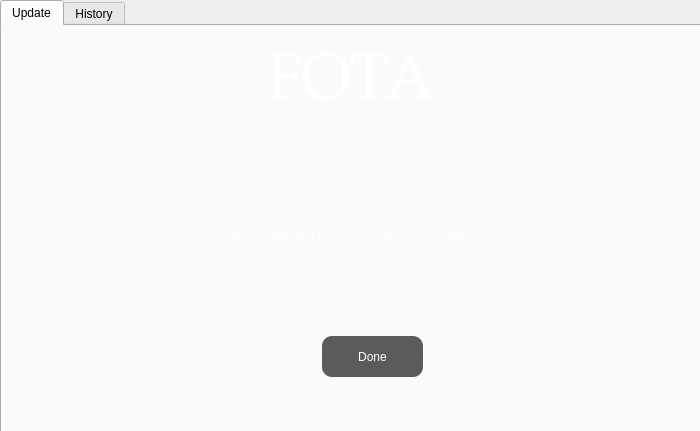
<?xml version="1.0" encoding="UTF-8"?>
<ui version="4.0">
 <class>Dialog</class>
 <widget class="QDialog" name="Dialog">
  <property name="geometry">
   <rect>
    <x>0</x>
    <y>0</y>
    <width>700</width>
    <height>431</height>
   </rect>
  </property>
  <property name="maximumSize">
   <size>
    <width>710</width>
    <height>437</height>
   </size>
  </property>
  <property name="windowTitle">
   <string>Dialog</string>
  </property>
  <widget class="QLabel" name="label">
   <property name="geometry">
    <rect>
     <x>-4</x>
     <y>-8</y>
     <width>711</width>
     <height>441</height>
    </rect>
   </property>
   <property name="text">
    <string/>
   </property>
   <property name="pixmap">
    <pixmap resource="img.qrc">:/icons/img/Siemens_AISIN_Capital_.jpg</pixmap>
   </property>
   <property name="scaledContents">
    <bool>true</bool>
   </property>
  </widget>
  <widget class="QTabWidget" name="tabWidget">
   <property name="geometry">
    <rect>
     <x>0</x>
     <y>0</y>
     <width>711</width>
     <height>441</height>
    </rect>
   </property>
   <property name="layoutDirection">
    <enum>Qt::LeftToRight</enum>
   </property>
   <property name="styleSheet">
    <string notr="true">font: 75 12pt &quot;MS Shell Dlg 2&quot;;</string>
   </property>
   <property name="currentIndex">
    <number>0</number>
   </property>
   <widget class="QWidget" name="tab">
    <attribute name="icon">
     <iconset resource="img.qrc">
      <normaloff>:/icons/img/service.png</normaloff>:/icons/img/service.png</iconset>
    </attribute>
    <attribute name="title">
     <string>Update</string>
    </attribute>
    <widget class="QLabel" name="imglabel">
     <property name="geometry">
      <rect>
       <x>0</x>
       <y>-2</y>
       <width>701</width>
       <height>431</height>
      </rect>
     </property>
     <property name="text">
      <string/>
     </property>
     <property name="pixmap">
      <pixmap resource="img.qrc">:/icons/img/Siemens_AISIN_Capital_.jpg</pixmap>
     </property>
     <property name="scaledContents">
      <bool>true</bool>
     </property>
    </widget>
    <widget class="QPushButton" name="doneButton">
     <property name="geometry">
      <rect>
       <x>320</x>
       <y>310</y>
       <width>101</width>
       <height>41</height>
      </rect>
     </property>
     <property name="styleSheet">
      <string notr="true">QPushButton{
font: 14pt &quot;MS Reference Sans Serif&quot;;
color: rgb(255, 255, 255);
background-color: rgb(91, 91, 91);
border-radius: 10px;
}

QPushButton:hover {
background-color: rgb(150, 150, 150);
}
</string>
     </property>
     <property name="text">
      <string>Done</string>
     </property>
    </widget>
    <widget class="QLabel" name="label_3">
     <property name="geometry">
      <rect>
       <x>10</x>
       <y>190</y>
       <width>681</width>
       <height>41</height>
      </rect>
     </property>
     <property name="styleSheet">
      <string notr="true">font: 75 italic 28pt &quot;Arial Narrow&quot;;
color: rgb(255, 255, 255);</string>
     </property>
     <property name="text">
      <string>The update has been completed successfully.</string>
     </property>
     <property name="alignment">
      <set>Qt::AlignCenter</set>
     </property>
    </widget>
    <widget class="QLabel" name="discription_4">
     <property name="geometry">
      <rect>
       <x>280</x>
       <y>110</y>
       <width>161</width>
       <height>81</height>
      </rect>
     </property>
     <property name="styleSheet">
      <string notr="true">font: 20pt &quot;MS Shell Dlg 2&quot;;
color: rgb(255, 255, 255);</string>
     </property>
     <property name="text">
      <string/>
     </property>
     <property name="pixmap">
      <pixmap resource="img.qrc">:/icons/img/done.png</pixmap>
     </property>
     <property name="scaledContents">
      <bool>true</bool>
     </property>
     <property name="alignment">
      <set>Qt::AlignCenter</set>
     </property>
    </widget>
   </widget>
   <widget class="QWidget" name="tab_2">
    <attribute name="icon">
     <iconset resource="img.qrc">
      <normaloff>:/icons/img/idea.png</normaloff>:/icons/img/idea.png</iconset>
    </attribute>
    <attribute name="title">
     <string>History</string>
    </attribute>
    <widget class="QLabel" name="label_2">
     <property name="geometry">
      <rect>
       <x>-4</x>
       <y>2</y>
       <width>701</width>
       <height>401</height>
      </rect>
     </property>
     <property name="text">
      <string/>
     </property>
    </widget>
    <widget class="QLabel" name="imglabel_2">
     <property name="geometry">
      <rect>
       <x>0</x>
       <y>0</y>
       <width>701</width>
       <height>431</height>
      </rect>
     </property>
     <property name="text">
      <string/>
     </property>
     <property name="pixmap">
      <pixmap resource="img.qrc">:/icons/img/Siemens_AISIN_Capital_.jpg</pixmap>
     </property>
     <property name="scaledContents">
      <bool>true</bool>
     </property>
    </widget>
    <widget class="QTableWidget" name="tableWidget">
     <property name="geometry">
      <rect>
       <x>0</x>
       <y>30</y>
       <width>691</width>
       <height>271</height>
      </rect>
     </property>
     <row>
      <property name="text">
       <string>Update1</string>
      </property>
     </row>
     <row>
      <property name="text">
       <string>Update2</string>
      </property>
     </row>
     <row>
      <property name="text">
       <string>Update3</string>
      </property>
     </row>
     <row>
      <property name="text">
       <string>Update4</string>
      </property>
     </row>
     <row>
      <property name="text">
       <string>Update5</string>
      </property>
     </row>
     <column>
      <property name="text">
       <string>Date</string>
      </property>
     </column>
     <column>
      <property name="text">
       <string>Update details</string>
      </property>
     </column>
    </widget>
   </widget>
  </widget>
  <widget class="QLabel" name="FOTA1">
   <property name="enabled">
    <bool>true</bool>
   </property>
   <property name="geometry">
    <rect>
     <x>20</x>
     <y>40</y>
     <width>661</width>
     <height>86</height>
    </rect>
   </property>
   <property name="font">
    <font>
     <family>Palatino Linotype</family>
     <pointsize>48</pointsize>
     <weight>9</weight>
     <italic>false</italic>
     <bold>false</bold>
    </font>
   </property>
   <property name="styleSheet">
    <string notr="true">font: 75 48pt &quot;Palatino Linotype&quot;;
color: rgb(255, 255, 255);
</string>
   </property>
   <property name="text">
    <string>FOTA</string>
   </property>
   <property name="alignment">
    <set>Qt::AlignCenter</set>
   </property>
  </widget>
 </widget>
 <resources>
  <include location="img.qrc"/>
 </resources>
 <connections/>
</ui>
